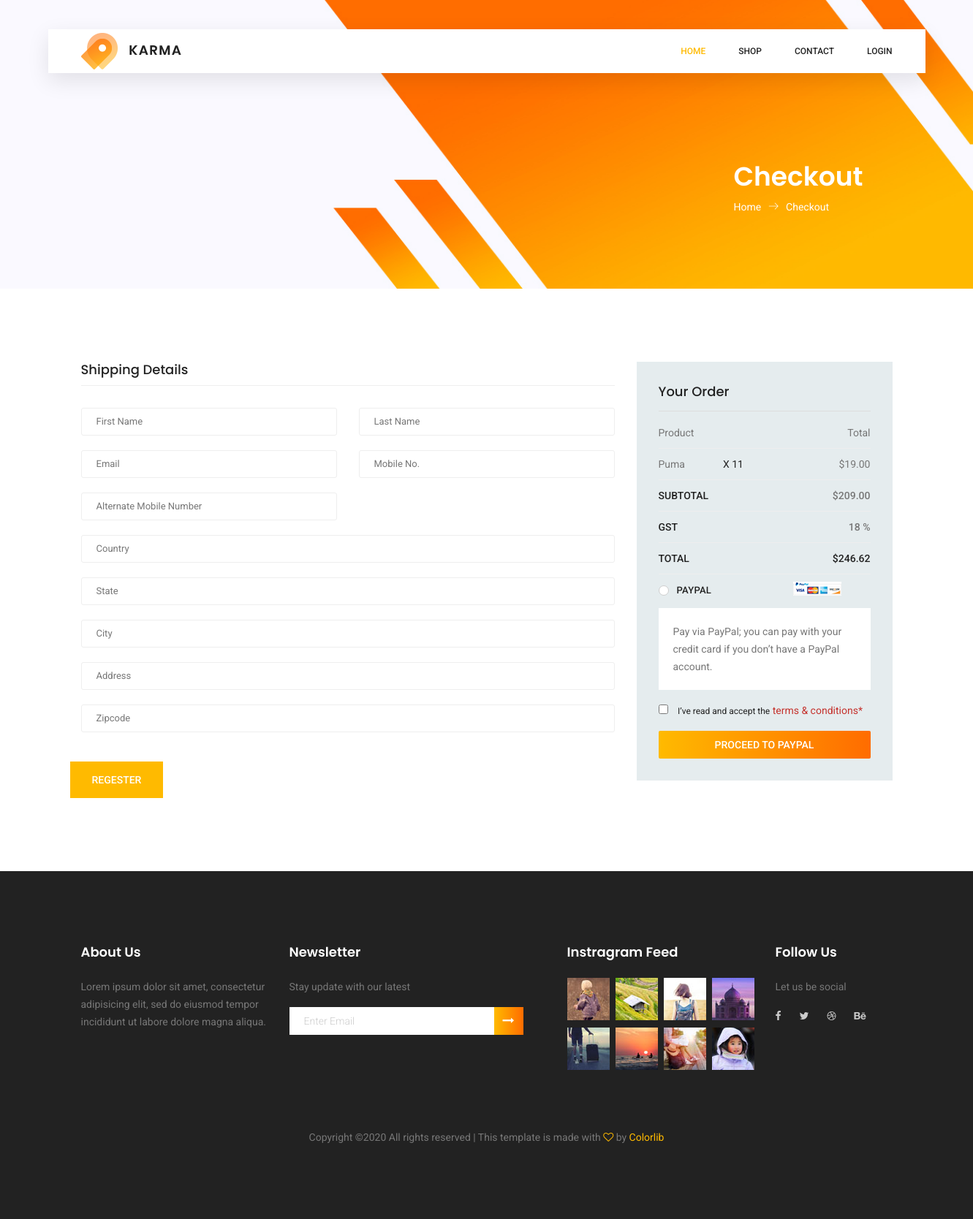
/checkout/5, run on the app's committed database.
### karma/models.py (models this page shows)
class Cart(models.Model):
	user=models.ForeignKey(User,on_delete=models.CASCADE)
	Productid = models.IntegerField(null=True)
	img = models.ImageField()
	desc = models.TextField()
	price = models.IntegerField()
	qty = models.IntegerField(null=True)
	subtotal = models.IntegerField(null=True)
	stock = models.IntegerField(null=True)

### karma/views.py (the view)
# urls.py: path("checkout/<str:id>",views.checkout,name="checkout"),
def checkout(request,id):
    carts=Cart.objects.all()
    user=User.objects.get(id=id)
    p=[]
    total=0
    for cart in carts:
        if cart.user_id==user.id:
            total=total+cart.subtotal
            p.append(cart)
    gst=total*(0.18)
    finaltotal=gst+total
    return render(request,'checkout.html',{'products':p,'total':total,'finaltotal':finaltotal})

### templates/checkout.html (shortened to what this page needs)
{% load static %}
<!DOCTYPE html>
<html lang="zxx" class="no-js">
<head>
    <link rel="stylesheet" href="{% static 'css/linearicons.css' %}">
    <link rel="stylesheet" href="{% static 'css/owl.carousel.css' %}">
    <link rel="stylesheet" href="{% static 'css/themify-icons.css' %}">
    <link rel="stylesheet" href="{% static 'css/font-awesome.min.css' %}">
    <link rel="stylesheet" href="{% static 'css/nice-select.css' %}">
    <link rel="stylesheet" href="{% static 'css/nouislider.min.css' %}">
    <link rel="stylesheet" href="{% static 'css/bootstrap.css' %}">
    <link rel="stylesheet" href="{% static 'css/main.css' %}">
</head>
<body>
	<header class="header_area sticky-header">
		<div class="main_menu">
			<nav class="navbar navbar-expand-lg navbar-light main_box">
				<div class="container">
					<a class="navbar-brand logo_h" href="/"><img src="{% static 'img/logo.png' %}" alt=""></a>
					<div class="collapse navbar-collapse offset" id="navbarSupportedContent">
						<ul class="nav navbar-nav menu_nav ml-auto">
							<li class="nav-item active"><a class="nav-link" href="/">Home</a></li>
                            <li class="nav-item submenu dropdown">
                                <a href="#" class="nav-link dropdown-toggle" data-toggle="dropdown" role="button" aria-haspopup="true"
                                 aria-expanded="false">Shop</a>
                            </li>
                            <li class="nav-item"><a class="nav-link" href="../contact">Contact</a></li>
                            {% if user.is_authenticated %}
                            <li class="nav-item"><a class="nav-link" href="../profile/{{user.id }}">Hello, {{user}}</a></li>
                            <li class="nav-item"><a class="nav-link" href="../logout">Logout</a></li>
                            {% else %}
                            <li class="nav-item submenu dropdown">
                                <a href="login" class="nav-link dropdown-toggle" data-toggle="dropdown" role="button" aria-haspopup="true"
                                 aria-expanded="false">Login</a>
                            </li>
                            {% endif %}
						</ul>
					</div>
				</div>
			</nav>
		</div>
	</header>
    <section class="banner-area organic-breadcrumb">
        <div class="container">
            <div class="breadcrumb-banner d-flex flex-wrap align-items-center justify-content-end">
                <div class="col-first">
                    <h1>Checkout</h1>
                    <nav class="d-flex align-items-center">
                        <a href="/">Home<span class="lnr lnr-arrow-right"></span></a>
                        <a href="../checkout">Checkout</a>
                    </nav>
                </div>
            </div>
        </div>
    </section>
    <section class="checkout_area section_gap">
        <div class="container">
            <div class="billing_details">
                <div class="row">
                    <div class="col-lg-8">
                        <h3>Shipping Details</h3>
                        <form class="row contact_form" action="../shipping_address/{{user.id}}" method="post" novalidate="novalidate">
                            <div class="col-md-6 form-group p_star">
                                <input placeholder='First Name' type="text" class="form-control"  id="first_name" name="first_name">
                            </div>
                            <div class="col-md-6 form-group p_star">
                                <input placeholder='Last Name' type="text" class="form-control" id="last_name" name="last_name">
                            </div>
                            <div class="col-md-6 form-group p_star">
                                <input placeholder='Email' type="email" class="form-control" id="email" name="email">
                            </div>
                            <div class="col-md-6 form-group p_star">
                                <input placeholder='Mobile No.' type="text" class="form-control" id="mobile_no" name="mobile_no">
                            </div>
                            <div class="col-md-6 form-group p_star">
                                <input <input placeholder='Alternate Mobile Number' type="text" class="form-control" id="alternate_mobile_number" name="alternate_mobile_number">
                            </div>
                            <div class="col-md-12 form-group p_star">
                                <input <input placeholder='Country' type="text" class="form-control" id="country" name="country">
                            </div>
                            <div class="col-md-12 form-group p_star">
                                <input <input placeholder='State' type="text" class="form-control" id="state" name="state">
                            </div>
                            <div class="col-md-12 form-group p_star">
                                <input <input placeholder='City' type="text" class="form-control" id="city" name="city">
                            </div>
                            <div class="col-md-12 form-group p_star">
                                <input <input placeholder='Address' type="text" class="form-control" id="address" name="address">
                            </div>
                            <div class="col-md-12 form-group p_star">
                                <input <input placeholder='Zipcode' type="text" class="form-control" id="zipcode" name="zipcode" >
                            </div>
                            <button type="submit" value="submit" class="primary-btn">Regester</button>
                        </form>
                    </div>
                    <div class="col-lg-4">
                        <div class="order_box">
                            <h2>Your Order</h2>
                            <ul class="list">
                                <li><a href="#">Product <span>Total</span></a></li>
                                {% for product in products %}
                                <li><a href="#">{{product.desc}}<span class="middle">X  {{product.qty}}</span> <span class="last">${{product.price}}.00</span></a></li>
                                {% endfor %}
                            </ul>
                            <ul class="list list_2">
                                <li><a href="#">Subtotal <span>${{total}}.00</span></a></li>
                                <li><a href="#">GST <span>18 %</span></a></li>
                                <li><a href="#">Total <span>${{finaltotal}}</span></a></li>
                            </ul>
                            <div class="payment_item active">
                                <div class="radion_btn">
                                    <label for="f-option6">Paypal </label>
                                    <img src="{% static 'img/product/card.jpg' %}" alt="">
                                    <div class="check"></div>
                                </div>
                                <p>Pay via PayPal; you can pay with your credit card if you don’t have a PayPal
                                    account.</p>
                            </div>
                            <div class="creat_account">
                                <input type="checkbox" id="f-option4" name="selector">
                                <label for="f-option4">I’ve read and accept the </label>
                                <a href="#">terms & conditions*</a>
                            </div>
                            <a class="primary-btn" href="../confirmation/{{user.id}}">Proceed to Paypal</a>
                        </div>
                    </div>
                </div>
            </div>
        </div>
    </section>
    <footer class="footer-area section_gap">
        <div class="container">
            <div class="row">
                <div class="col-lg-3  col-md-6 col-sm-6">
                    <div class="single-footer-widget">
                        <h6>About Us</h6>
                        <p>
                            Lorem ipsum dolor sit amet, consectetur adipisicing elit, sed do eiusmod tempor incididunt
                            ut labore dolore
                            magna aliqua.
                        </p>
                    </div>
                </div>
                <div class="col-lg-4  col-md-6 col-sm-6">
                    <div class="single-footer-widget">
                        <h6>Newsletter</h6>
                        <p>Stay update with our latest</p>
                        <div class="" id="mc_embed_signup">
                            <form target="_blank" novalidate="true" action="https://spondonit.us12.list-manage.com/subscribe/post?u=1462626880ade1ac87bd9c93a&amp;id=92a4423d01"
                                method="get" class="form-inline">
                                <div class="d-flex flex-row">
                                    <input class="form-control" name="EMAIL" placeholder="Enter Email" onfocus="this.placeholder = ''"
                                        onblur="this.placeholder = 'Enter Email '" required="" type="email">
                                    <button class="click-btn btn btn-default"><i class="fa fa-long-arrow-right"
                                            aria-hidden="true"></i></button>
                                </div>
                            </form>
                        </div>
                    </div>
                </div>
                <div class="col-lg-3  col-md-6 col-sm-6">
                    <div class="single-footer-widget mail-chimp">
                        <h6 class="mb-20">Instragram Feed</h6>
                        <ul class="instafeed d-flex flex-wrap">
                            <li><img src="{% static 'img/i1.jpg' %}" alt=""></li>
                            <li><img src="{% static 'img/i2.jpg' %}" alt=""></li>
                            <li><img src="{% static 'img/i3.jpg' %}" alt=""></li>
                            <li><img src="{% static 'img/i4.jpg' %}" alt=""></li>
                            <li><img src="{% static 'img/i5.jpg' %}" alt=""></li>
                            <li><img src="{% static 'img/i6.jpg' %}" alt=""></li>
                            <li><img src="{% static 'img/i7.jpg' %}" alt=""></li>
                            <li><img src="{% static 'img/i8.jpg' %}" alt=""></li>
                        </ul>
                    </div>
                </div>
                <div class="col-lg-2 col-md-6 col-sm-6">
                    <div class="single-footer-widget">
                        <h6>Follow Us</h6>
                        <p>Let us be social</p>
                        <div class="footer-social d-flex align-items-center">
                            <a href="#"><i class="fa fa-facebook"></i></a>
                            <a href="#"><i class="fa fa-twitter"></i></a>
                            <a href="#"><i class="fa fa-dribbble"></i></a>
                            <a href="#"><i class="fa fa-behance"></i></a>
                        </div>
                    </div>
                </div>
            </div>
            <div class="footer-bottom d-flex justify-content-center align-items-center flex-wrap">
                <p class="footer-text m-0">
Copyright &copy;<script>document.write(new Date().getFullYear());</script> All rights reserved | This template is made with <i class="fa fa-heart-o" aria-hidden="true"></i> by <a href="https://colorlib.com" target="_blank">Colorlib</a>
</p>
            </div>
        </div>
    </footer>
</body>
</html>

### data on the page
Cart: desc "Puma", qty "11", price "19"

### other printed values
{{ total }} "209"
{{ finaltotal }} "246.62"
